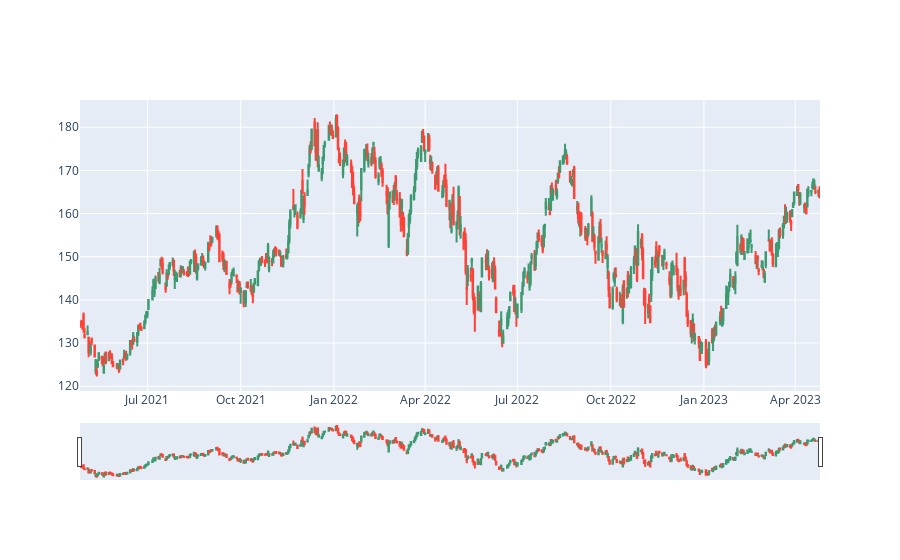

This figure's notebook cell:
### Markdown cell above
### Visualization

### Code cell
fig = go.Figure(data=[go.Candlestick(x=df['date'],
                open=df['open'],
                high=df['high'],
                low=df['low'],
                close=df['close'])])

fig.show()

### Figure 1 — Plotly figure (JSON) as saved in the notebook; plotly's stock layout.template omitted (floating-point values rounded to 4 significant figures; data arrays with more than 128 entries replaced by an {"elided": "..."} marker saying what was removed)
{"data": [{"close": {"elided": "504 float values"}, "high": {"elided": "504 float values"}, "low": {"elided": "504 float values"}, "open": {"elided": "504 float values"}, "type": "candlestick", "x": {"elided": "504 str values"}}], "layout": {}}
